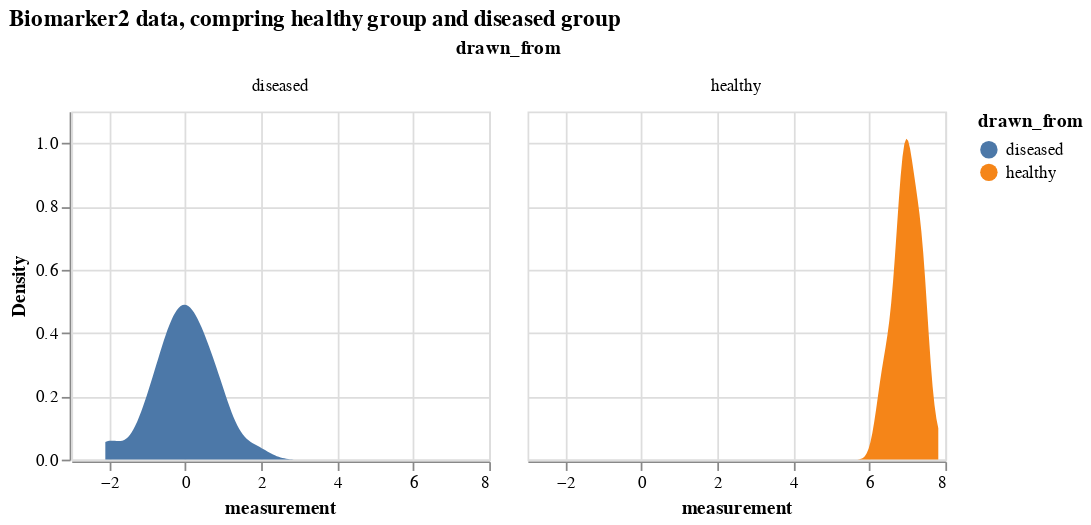

Notebook code cell kept with this figure:
### Markdown cell above
### Comparing a certain biomarker data

### Code cell
# select only biomarker 2 
bio_2_data = df_expanded[df_expanded.Biomarker=='Biomarker 2'].drop(['k_j', 'k_n', 'Biomarker'], axis = 1)
# biomarker2 data, comparing from diseased and healthy groups
alt.Chart(bio_2_data).transform_density(
    'measurement',
    as_=['measurement', 'Density'],
    groupby=['drawn_from']
).mark_area().encode(
    x="measurement:Q",
    y="Density:Q",
    facet = alt.Facet(
        "drawn_from:N",
    ),
    color=alt.Color(
        'drawn_from:N'
    )
).properties(
    width= 240,
    height = 200,
).properties(
    title='Biomarker2 data, compring healthy group and diseased group'
)

### Figure 1 — Vega-Lite specification as saved in the notebook (floating-point values rounded to 4 significant figures)
{"config": {"view": {"continuousWidth": 300, "continuousHeight": 300}}, "data": {"name": "data-7014149931b8c4991e41764ef2720928"}, "mark": {"type": "area"}, "encoding": {"color": {"field": "drawn_from", "type": "nominal"}, "facet": {"field": "drawn_from", "type": "nominal"}, "x": {"field": "measurement", "type": "quantitative"}, "y": {"field": "Density", "type": "quantitative"}}, "height": 200, "title": "Biomarker2 data, compring healthy group and diseased group", "transform": [{"density": "measurement", "groupby": ["drawn_from"], "as": ["measurement", "Density"]}], "width": 240, "$schema": "https://vega.github.io/schema/vega-lite/v5.16.3.json", "datasets": {"data-7014149931b8c4991e41764ef2720928": [{"participant": 0, "measurement": 7.172, "drawn_from": "healthy"}, {"participant": 1, "measurement": 6.845, "drawn_from": "healthy"}, {"participant": 2, "measurement": 7.155, "drawn_from": "healthy"}, {"participant": 3, "measurement": 0.574, "drawn_from": "diseased"}, {"participant": 4, "measurement": -0.5615, "drawn_from": "diseased"}, {"participant": 5, "measurement": 0.9228, "drawn_from": "diseased"}, {"participant": 6, "measurement": 6.849, "drawn_from": "healthy"}, {"participant": 7, "measurement": 0.4418, "drawn_from": "diseased"}, {"participant": 8, "measurement": 1.957, "drawn_from": "diseased"}, {"participant": 9, "measurement": 6.921, "drawn_from": "healthy"}, {"participant": 10, "measurement": -0.3267, "drawn_from": "diseased"}, {"participant": 11, "measurement": -0.8721, "drawn_from": "diseased"}, {"participant": 12, "measurement": -1.198, "drawn_from": "diseased"}, {"participant": 13, "measurement": -0.2345, "drawn_from": "diseased"}, {"participant": 14, "measurement": 6.768, "drawn_from": "healthy"}, {"participant": 15, "measurement": 1.044, "drawn_from": "diseased"}, {"participant": 16, "measurement": -0.4246, "drawn_from": "diseased"}, {"participant": 17, "measurement": -2.025, "drawn_from": "diseased"}, {"participant": 18, "measurement": 0.2082, "drawn_from": "diseased"}, {"participant": 19, "measurement": 7.331, "drawn_from": "healthy"}, {"participant": 20, "measurement": 0.02492, "drawn_from": "diseased"}, {"participant": 21, "measurement": 7.437, "drawn_from": "healthy"}, {"participant": 22, "measurement": 6.909, "drawn_from": "healthy"}, {"participant": 23, "measurement": -1.924, "drawn_from": "diseased"}, {"participant": 24, "measurement": -1.139, "drawn_from": "diseased"}, {"participant": 25, "measurement": 7.233, "drawn_from": "healthy"}, {"participant": 26, "measurement": 6.997, "drawn_from": "healthy"}, {"participant": 27, "measurement": 0.5604, "drawn_from": "diseased"}, {"participant": 28, "measurement": 0.3264, "drawn_from": "diseased"}, {"participant": 29, "measurement": -0.8637, "drawn_from": "diseased"}, {"participant": 30, "measurement": 0.6977, "drawn_from": "diseased"}, {"participant": 31, "measurement": 7.382, "drawn_from": "healthy"}, {"participant": 32, "measurement": 7.276, "drawn_from": "healthy"}, {"participant": 33, "measurement": 0.9626, "drawn_from": "diseased"}, {"participant": 34, "measurement": 0.5816, "drawn_from": "diseased"}, {"participant": 35, "measurement": -1.054, "drawn_from": "diseased"}, {"participant": 36, "measurement": 6.789, "drawn_from": "healthy"}, {"participant": 37, "measurement": 6.778, "drawn_from": "healthy"}, {"participant": 38, "measurement": -0.5079, "drawn_from": "diseased"}, {"participant": 39, "measurement": -0.3023, "drawn_from": "diseased"}, {"participant": 40, "measurement": -0.6831, "drawn_from": "diseased"}, {"participant": 41, "measurement": -0.4058, "drawn_from": "diseased"}, {"participant": 42, "measurement": -0.5005, "drawn_from": "diseased"}, {"participant": 43, "measurement": -0.09923, "drawn_from": "diseased"}, {"participant": 44, "measurement": 6.385, "drawn_from": "healthy"}, {"participant": 45, "measurement": -1.019, "drawn_from": "diseased"}, {"participant": 46, "measurement": -0.6566, "drawn_from": "diseased"}, {"participant": 47, "measurement": 7.407, "drawn_from": "healthy"}, {"participant": 48, "measurement": 6.259, "drawn_from": "healthy"}, {"participant": 49, "measurement": 7.457, "drawn_from": "healthy"}, {"participant": 50, "measurement": 0.8616, "drawn_from": "diseased"}, {"participant": 51, "measurement": 6.504, "drawn_from": "healthy"}, {"participant": 52, "measurement": 0.3962, "drawn_from": "diseased"}, {"participant": 53, "measurement": 7.034, "drawn_from": "healthy"}, {"participant": 54, "measurement": 0.06131, "drawn_from": "diseased"}, {"participant": 55, "measurement": 0.3195, "drawn_from": "diseased"}, {"participant": 56, "measurement": 6.958, "drawn_from": "healthy"}, {"participant": 57, "measurement": -0.02451, "drawn_from": "diseased"}, {"participant": 58, "measurement": -0.04413, "drawn_from": "diseased"}, {"participant": 59, "measurement": 6.649, "drawn_from": "healthy"}, {"participant": 60, "measurement": 0.1306, "drawn_from": "diseased"}, {"participant": 61, "measurement": 6.805, "drawn_from": "healthy"}, {"participant": 62, "measurement": 7.814, "drawn_from": "healthy"}, {"participant": 63, "measurement": 7.171, "drawn_from": "healthy"}, {"participant": 64, "measurement": 6.711, "drawn_from": "healthy"}, {"participant": 65, "measurement": -0.4336, "drawn_from": "diseased"}, {"participant": 66, "measurement": 6.993, "drawn_from": "healthy"}, {"participant": 67, "measurement": 6.998, "drawn_from": "healthy"}, {"participant": 68, "measurement": 0.6143, "drawn_from": "diseased"}, {"participant": 69, "measurement": 6.296, "drawn_from": "healthy"}, {"participant": 70, "measurement": 0.3052, "drawn_from": "diseased"}, {"participant": 71, "measurement": 0.006353, "drawn_from": "diseased"}, {"participant": 72, "measurement": -2.106, "drawn_from": "diseased"}, {"participant": 73, "measurement": 0.8556, "drawn_from": "diseased"}, {"participant": 74, "measurement": -0.1686, "drawn_from": "diseased"}, {"participant": 75, "measurement": 7.064, "drawn_from": "healthy"}, {"participant": 76, "measurement": 0.7675, "drawn_from": "diseased"}, {"participant": 77, "measurement": -0.6971, "drawn_from": "diseased"}, {"participant": 78, "measurement": 6.997, "drawn_from": "healthy"}, {"participant": 79, "measurement": 6.945, "drawn_from": "healthy"}, {"participant": 80, "measurement": 0.4657, "drawn_from": "diseased"}, {"participant": 81, "measurement": 7.422, "drawn_from": "healthy"}, {"participant": 82, "measurement": -0.0633, "drawn_from": "diseased"}, {"participant": 83, "measurement": 1.098, "drawn_from": "diseased"}, {"participant": 84, "measurement": 6.614, "drawn_from": "healthy"}, {"participant": 85, "measurement": -0.2375, "drawn_from": "diseased"}, {"participant": 86, "measurement": -0.5765, "drawn_from": "diseased"}, {"participant": 87, "measurement": 1.297, "drawn_from": "diseased"}, {"participant": 88, "measurement": 7.051, "drawn_from": "healthy"}, {"participant": 89, "measurement": 0.1608, "drawn_from": "diseased"}, {"participant": 90, "measurement": 7.249, "drawn_from": "healthy"}, {"participant": 91, "measurement": -0.1171, "drawn_from": "diseased"}, {"participant": 92, "measurement": 0.2677, "drawn_from": "diseased"}, {"participant": 93, "measurement": 1.717, "drawn_from": "diseased"}, {"participant": 94, "measurement": 7.482, "drawn_from": "healthy"}, {"participant": 95, "measurement": 0.2006, "drawn_from": "diseased"}, {"participant": 96, "measurement": -0.3088, "drawn_from": "diseased"}, {"participant": 97, "measurement": 7.42, "drawn_from": "healthy"}, {"participant": 98, "measurement": 6.436, "drawn_from": "healthy"}, {"participant": 99, "measurement": 0.03696, "drawn_from": "diseased"}]}}
